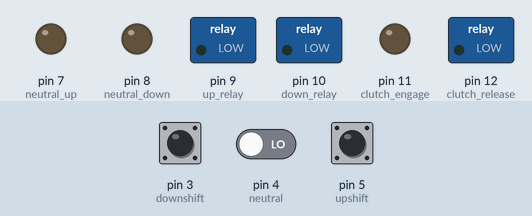
This sketch was run on a simulated Arduino Uno, built with avr-gcc and run on an emulated ATmega328P. Parts: switched loads named in the sketch (green lamp = pin HIGH), output pins drawn as LEDs (lit = HIGH). Dashed ring = blinking. The test bench sets the inputs (shaded band); at power-on: pin 3 (downshift) LOW, pin 5 (upshift) LOW, pin 4 (neutral) LOW.

Above: at 1.2 s.
1.3 s: pin 3 (downshift) pulled HIGH for 0.15 s
At 1.8 s:
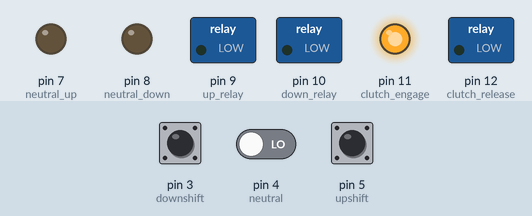
4.3 s: pin 5 (upshift) pulled HIGH for 3.2 s
At 5.5 s:
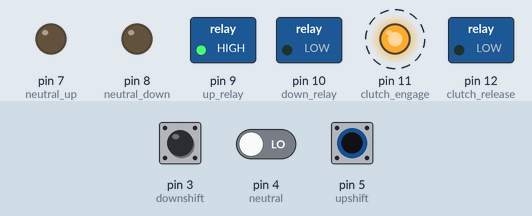
9.8 s: pin 3 (downshift) pulled HIGH for 3.2 s
At 11.0 s:
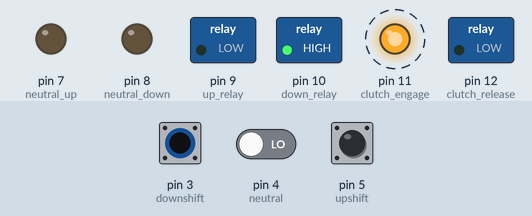
Timing chart, 0 to 15.8 s (numbered marks = the images above; inputs shaded):
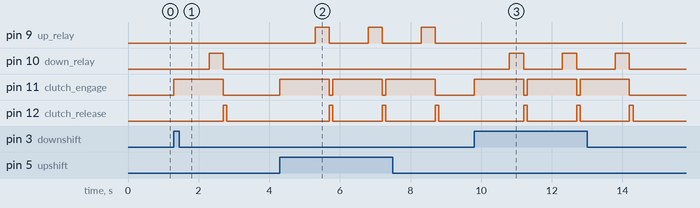

The sketch:

CR15gearshift_10_3_16_00_37.ino
```cpp
/*
CR 16 Gear Shift Code 1.0
Edited by: Rahul and Deepak
date: 08-01-2016  11:58:19.
*/

int upshift= 5;          //UP_SHIFT BUTTON
int downshift= 3;        //DOWN_SHIFT BUTTON
int neutral= 4;           //NEUTRAL_BUTTON
int neutral_up= 7;       //NEUTRAL_UP RELAY (12V)
int neutral_down= 8;      //NEUTRAL_DOWN RELAY (12V)
int up_relay= 9;          //GEAR_UP RELAY  (24V)
int down_relay= 10;        //GEAR_DOWN RELAY (24V)
int clutch_engage= 11;      //CLUTCH_ENGAGE RELAY (24)
int clutch_release= 12;     //CLUTCH_DISENGAGE RELAY (24V)

//unsigned int u = 0; // variable used to hold the upshift button value
//unsigned int d = 0; // variable used to hold the downshift button value
//unsigned int n = 0;  // variable used to hold the neutral button value
void setup()
{
  pinMode(upshift, INPUT); //upshift input to arduino
  pinMode(downshift, INPUT); //  downshift input to arduino
  pinMode(neutral, INPUT);     // Neutral Input to arduino
  pinMode(neutral_up, OUTPUT);  // Neutral_up output
  pinMode(neutral_down, OUTPUT);   //Neutral_down output
  pinMode(up_relay, OUTPUT); // 3 is gear up shift
  pinMode(down_relay, OUTPUT); // 5 gear is downshift
  pinMode(clutch_engage, OUTPUT); // 6 is clutch engage
  pinMode(clutch_release, OUTPUT); //9 is clutch release
}

void loop()
{
 int u = digitalRead(upshift); //check if button is pressed
  int d = digitalRead(downshift); //check if button is pressed
  int n = digitalRead(neutral);    //check if button is pressed
  //up shift code
  if (u == HIGH)
  {
    digitalWrite(downshift, LOW); // Downshift button is disabled
    digitalWrite(clutch_engage, HIGH); // clutch is engaged
    delay(1000); // engaging time
    digitalWrite(up_relay, HIGH); // Gear up shift takes place
    delay(400); // gear engaging time
    digitalWrite(clutch_engage, LOW); // turn of engaging system
    digitalWrite(up_relay, LOW); //turn of shifting system
    digitalWrite(clutch_release, HIGH); // clutch is released
    delay(100); // time to release
    digitalWrite(clutch_release, LOW); // turn of releasing system
  }
   // down shift code
  else if (d == HIGH)
  {
    digitalWrite(upshift, LOW); // upshift button is disabled
    digitalWrite(clutch_engage, HIGH); // clutch is engaged
    delay(1000); // engaging time
    digitalWrite(down_relay, HIGH); // Gear down shift takes place
    delay(400); // gear engaging time
    digitalWrite(clutch_engage, LOW); // turn of engaging system
    digitalWrite(down_relay, LOW); //turn of shifting system
    digitalWrite(clutch_release, HIGH); // clutch is released
    delay(100); // time to release
    digitalWrite(clutch_release, LOW); // turn of releasing system
  }
  //neutral code
  else
  {
    /*
    check which gear it is in and then shift accordingly.
    if in first gear up shift using by activating up shift relay
    if in second gear then down shift by activating downshift relay.
    */
  }
}
```

Measured:
- after the input at 1.3 s, pin 10 (down_relay): LOW → HIGH after 1.0 s, → LOW 0.40 s later; pin 11 (clutch_engage): LOW → HIGH at once, → LOW 1.4 s later; pin 12 (clutch_release): LOW → HIGH after 1.4 s, → LOW 0.10 s later
- after the input at 4.3 s, pin 9 (up_relay): alternates HIGH for 0.40 s and LOW for 1.1 s, starting after 1.0 s; pin 11 (clutch_engage): alternates HIGH for 1.4 s and LOW for 0.10 s, starting at once; pin 12 (clutch_release): alternates HIGH for 0.10 s and LOW for 1.4 s, starting after 1.4 s
- after the input at 9.8 s, pin 10 (down_relay): alternates HIGH for 0.40 s and LOW for 1.1 s, 6 changes in all, then stays LOW, starting after 1.0 s; pin 11 (clutch_engage): alternates HIGH for 1.4 s and LOW for 0.10 s, 6 changes in all, then stays LOW, starting at once
